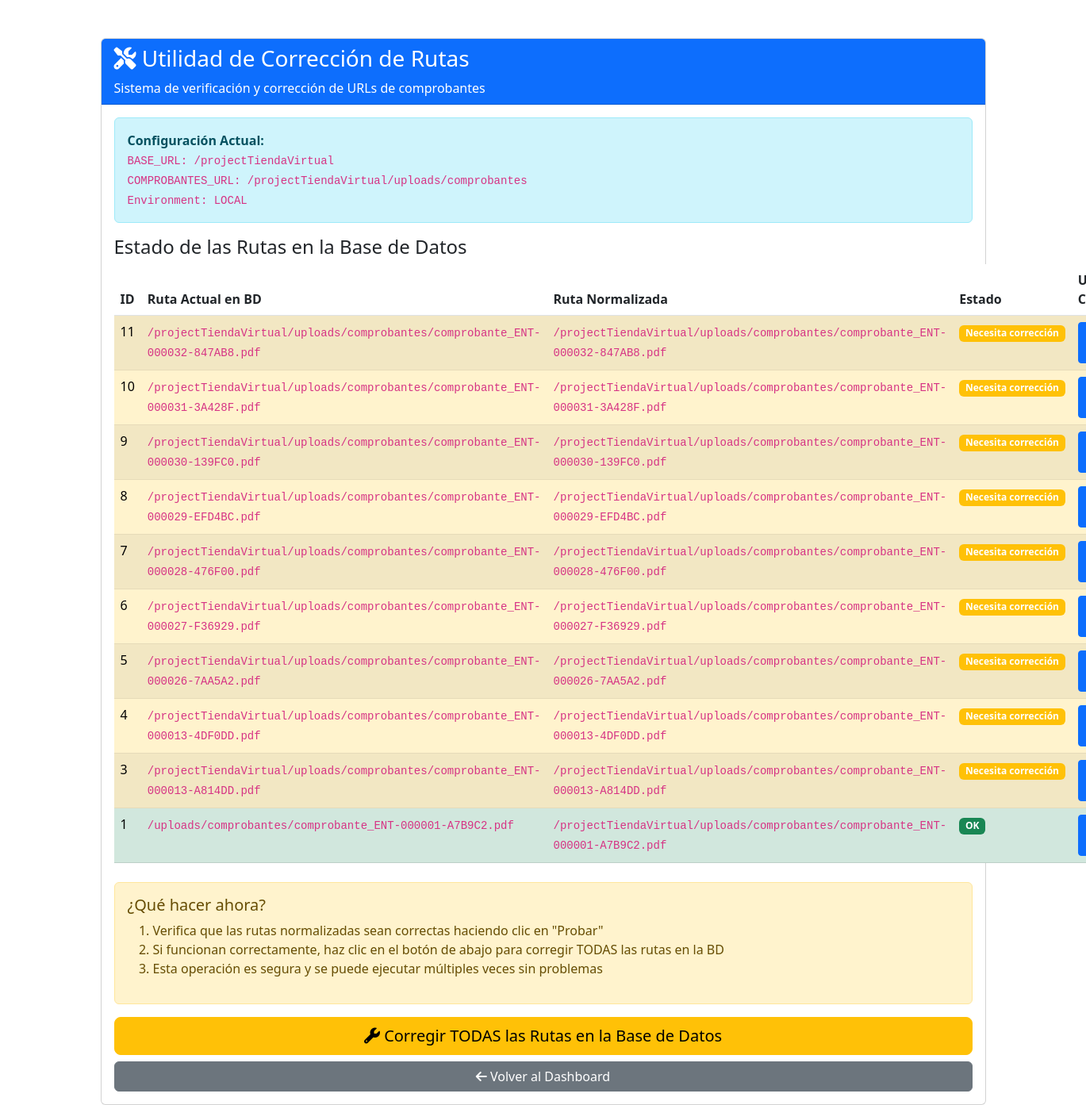
Screenshot of /admin/verificar_rutas.php (signed in) with the database file from the repository.
### tables this page shows
CREATE TABLE `comprobantes_entrega` (
  `id` int(11) NOT NULL,
  `entrega_id` int(11) NOT NULL,
  `receptor_nombre` varchar(255) NOT NULL,
  `receptor_documento` varchar(50) DEFAULT NULL,
  `receptor_email` varchar(255) DEFAULT NULL,
  `foto_cliente` longblob DEFAULT NULL,
  `firma_cliente` longblob DEFAULT NULL,
  `firma_repartidor` longblob DEFAULT NULL,
  `latitud` decimal(10,8) DEFAULT NULL,
  `longitud` decimal(11,8) DEFAULT NULL,
  `codigo_qr` varchar(100) DEFAULT NULL,
  `observaciones` text DEFAULT NULL,
  `pdf_path` varchar(255) DEFAULT NULL,
  `fecha_generacion` timestamp NOT NULL DEFAULT current_timestamp(),
  `enviado_por_email` tinyint(1) DEFAULT 0,
  `fecha_envio_email` datetime DEFAULT NULL,
  `created_at` timestamp NOT NULL DEFAULT current_timestamp()
);

### config/paths.php (called while the page is built, shortened)
<?php
function normalizar_url($path) {
    $path = preg_replace('/^\/projectTiendaVirtual/', '', $path);
    return BASE_URL . $path;
}

### admin/verificar_rutas.php (the view, shortened to what this page needs)
<?php
require_once '../config/paths.php';
$pdo = getConnection();
$action = $_GET['action'] ?? 'verificar';
?>
<!DOCTYPE html>
<html lang="es">
<head>
    <link href="https://cdn.jsdelivr.net/npm/bootstrap@5.3.0/dist/css/bootstrap.min.css" rel="stylesheet">
</head>
<body>
    <div class="container mt-5">
        <div class="card">
            <div class="card-header bg-primary text-white">
                <h3><i class="fas fa-tools"></i> Utilidad de Corrección de Rutas</h3>
                <p class="mb-0">Sistema de verificación y corrección de URLs de comprobantes</p>
            </div>
            <div class="card-body">
                <div class="alert alert-info">
                    <strong>Configuración Actual:</strong><br>
                    <code>BASE_URL: <?= BASE_URL ?></code><br>
                    <code>COMPROBANTES_URL: <?= COMPROBANTES_URL ?></code><br>
                    <code>Environment: <?= (strpos($_SERVER['HTTP_HOST'], 'localhost') !== false) ? 'LOCAL' : 'PRODUCCIÓN' ?></code>
                </div>
                <?php if ($action === 'verificar'): ?>
                    <h4>Estado de las Rutas en la Base de Datos</h4>
                    <?php
                    $stmt = $pdo->query("
                        SELECT id, pdf_path, created_at
                        FROM comprobantes_entrega
                        WHERE pdf_path IS NOT NULL
                        ORDER BY id DESC
                        LIMIT 20
                    ");
                    $comprobantes = $stmt->fetchAll();
                    ?>
                    <?php if (empty($comprobantes)): ?>
                        <div class="alert alert-warning">No hay comprobantes en la base de datos.</div>
                    <?php else: ?>
                        <table class="table table-striped">
                            <thead>
                                <tr>
                                    <th>ID</th>
                                    <th>Ruta Actual en BD</th>
                                    <th>Ruta Normalizada</th>
                                    <th>Estado</th>
                                    <th>URL Completa</th>
                                </tr>
                            </thead>
                            <tbody>
                                <?php foreach ($comprobantes as $comp): ?>
                                <?php
                                $ruta_actual = $comp['pdf_path'];
                                $ruta_normalizada = normalizar_url($ruta_actual);
                                $necesita_correccion = (strpos($ruta_actual, '/projectTiendaVirtual') !== false);
                                ?>
                                <tr class="<?= $necesita_correccion ? 'table-warning' : 'table-success' ?>">
                                    <td><?= $comp['id'] ?></td>
                                    <td><code><?= htmlspecialchars($ruta_actual) ?></code></td>
                                    <td><code><?= htmlspecialchars($ruta_normalizada) ?></code></td>
                                    <td>
                                        <?php if ($necesita_correccion): ?>
                                            <span class="badge bg-warning">Necesita corrección</span>
                                        <?php else: ?>
                                            <span class="badge bg-success">OK</span>
                                        <?php endif; ?>
                                    </td>
                                    <td>
                                        <a href="<?= htmlspecialchars($ruta_normalizada) ?>" target="_blank" class="btn btn-sm btn-primary">
                                        </a>
                                    </td>
                                </tr>
                                <?php endforeach; ?>
                            </tbody>
                        </table>
                        <div class="alert alert-warning mt-4">
                            <h5>¿Qué hacer ahora?</h5>
                            <ol>
                                <li>Verifica que las rutas normalizadas sean correctas haciendo clic en "Probar"</li>
                                <li>Si funcionan correctamente, haz clic en el botón de abajo para corregir TODAS las rutas en la BD</li>
                                <li>Esta operación es segura y se puede ejecutar múltiples veces sin problemas</li>
                            </ol>
                        </div>
                        <div class="d-grid gap-2">
                            <a href="?action=corregir" class="btn btn-warning btn-lg">
                                <i class="fas fa-wrench"></i> Corregir TODAS las Rutas en la Base de Datos
                            </a>
                            <a href="../dashboard.php" class="btn btn-secondary">
                                <i class="fas fa-arrow-left"></i> Volver al Dashboard
                            </a>
                        </div>
                    <?php endif; ?>
                <?php endif; ?>
            </div>
        </div>
    </div>
    <link rel="stylesheet" href="https://cdnjs.cloudflare.com/ajax/libs/font-awesome/6.4.0/css/all.min.css">
</body>
</html>

### rows the page displays
comprobantes_entrega: id "11", pdf_path "/projectTiendaVirtual/uploads/comprobantes/comprobante_ENT-000032-847AB8.pdf", shows "Necesita corrección"
comprobantes_entrega: id "10", pdf_path "/projectTiendaVirtual/uploads/comprobantes/comprobante_ENT-000031-3A428F.pdf", shows "Necesita corrección"
comprobantes_entrega: id "9", pdf_path "/projectTiendaVirtual/uploads/comprobantes/comprobante_ENT-000030-139FC0.pdf", shows "Necesita corrección"
comprobantes_entrega: id "8", pdf_path "/projectTiendaVirtual/uploads/comprobantes/comprobante_ENT-000029-EFD4BC.pdf", shows "Necesita corrección"
comprobantes_entrega: id "7", pdf_path "/projectTiendaVirtual/uploads/comprobantes/comprobante_ENT-000028-476F00.pdf", shows "Necesita corrección"
comprobantes_entrega: id "6", pdf_path "/projectTiendaVirtual/uploads/comprobantes/comprobante_ENT-000027-F36929.pdf", shows "Necesita corrección"
comprobantes_entrega: id "5", pdf_path "/projectTiendaVirtual/uploads/comprobantes/comprobante_ENT-000026-7AA5A2.pdf", shows "Necesita corrección"
comprobantes_entrega: id "4", pdf_path "/projectTiendaVirtual/uploads/comprobantes/comprobante_ENT-000013-4DF0DD.pdf", shows "Necesita corrección"
comprobantes_entrega: id "3", pdf_path "/projectTiendaVirtual/uploads/comprobantes/comprobante_ENT-000013-A814DD.pdf", shows "Necesita corrección"
comprobantes_entrega: id "1", pdf_path "/uploads/comprobantes/comprobante_ENT-000001-A7B9C2.pdf", pdf_path "/projectTiendaVirtual/uploads/comprobantes/comprobante_ENT-000001-A7B9C2.pdf", shows "OK"

### other values shown
BASE_URL "/projectTiendaVirtual"
COMPROBANTES_URL "/projectTiendaVirtual/uploads/comprobantes"
